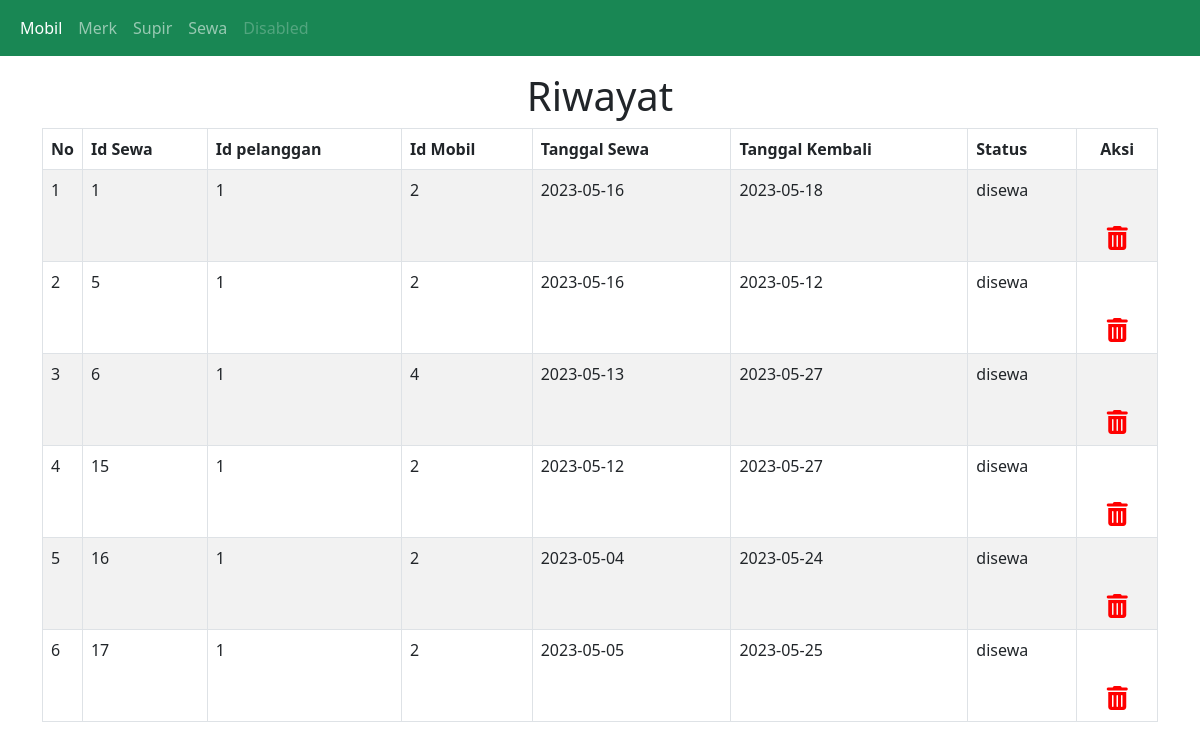
Page /sewa.php on the committed database.
### tables this page shows
CREATE TABLE `sewa` (
  `id_sewa` int(11) NOT NULL,
  `id_pelanggan` int(11) NOT NULL,
  `id_mobil` int(11) NOT NULL,
  `tgl_sewa` date NOT NULL,
  `tgl_kembali` date NOT NULL,
  `status` enum('tersedia','disewa') DEFAULT 'tersedia'
);

### sewa.php (the view, shortened to what this page needs)
<?php
include "index.php";
?>
<div class="container mt-3">
<h1 class="text-center">Riwayat</h1>
  <table class="table table-striped table-bordered">
    <thead>
      <tr>
        <th class="text-center" width="30">No</th>
        <th>Id Sewa</th>
        <th>Id pelanggan</th>
        <th>Id Mobil</th>
        <th>Tanggal Sewa</th>
        <th>Tanggal Kembali</th>
        <th>Status</th>
         <th class="text-center">Aksi</th>
      </tr>
    </thead>
    <tbody>
      <?php
      $sql = "SELECT * FROM sewa";
      $result = $conn->query($sql);
      if ($result->num_rows > 0) {
        $no=1;
        while($row = $result->fetch_assoc()) {
          echo "<tr>
          <td>".$no."</td>
          <td>".$row["id_sewa"]."</td>
          <td>".$row["id_pelanggan"]."</td>
          <td>".$row["id_mobil"]."</td>
          <td>".$row["tgl_sewa"]."</td>
          <td>".$row["tgl_kembali"]."</td>
          <td>".$row["status"]."</td>
           <td><div class='mt-5 text-center'><a href='hapus_riwayat.php?id_sewa=".$row["id_sewa"]."'><i class='fa fa-trash-alt' style='font-size:24px;color:red'></i></a></div></td>
        </tr>";
        $no++;
        }
      } else {
        echo "0 results";
      }
      ?>
    </tbody>
  </table>
</div>

### rows in the picture
sewa: id_sewa "1", id_pelanggan "1", id_mobil "2", tgl_sewa "2023-05-16", tgl_kembali "2023-05-18", status "disewa"
sewa: id_sewa "5", id_pelanggan "1", id_mobil "2", tgl_sewa "2023-05-16", tgl_kembali "2023-05-12", status "disewa"
sewa: id_sewa "6", id_pelanggan "1", id_mobil "4", tgl_sewa "2023-05-13", tgl_kembali "2023-05-27", status "disewa"
sewa: id_sewa "15", id_pelanggan "1", id_mobil "2", tgl_sewa "2023-05-12", tgl_kembali "2023-05-27", status "disewa"
sewa: id_sewa "16", id_pelanggan "1", id_mobil "2", tgl_sewa "2023-05-04", tgl_kembali "2023-05-24", status "disewa"
sewa: id_sewa "17", id_pelanggan "1", id_mobil "2", tgl_sewa "2023-05-05", tgl_kembali "2023-05-25", status "disewa"
